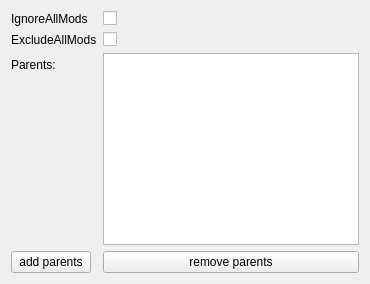
<?xml version="1.0" encoding="UTF-8"?>
<ui version="4.0">
    <class>ConfigForm</class>

    <!-- Ventana con centralizado -->
    <widget class="QWidget" name="centralWidget">
        <layout class="QVBoxLayout" name="mainLayout">


            <!-- Formulario -->
            <item>
                <layout class="QFormLayout" name="formLayout">

                    <!-- IgnoreAllMods -->
                    <item row="0" column="0">
                        <widget class="QLabel" name="labelIgnoreAllMods">
                            <property name="text">
                                <string>IgnoreAllMods</string>
                            </property>
                        </widget>
                    </item>

                    <item row="0" column="1">
                        <widget class="QCheckBox" name="checkboxIgnoreAllMods">
                        </widget>
                    </item>

                    <!-- ExcludeAllMods -->
                    <item row="1" column="0">
                        <widget class="QLabel" name="labelExcludeAllMods">
                            <property name="text">
                                <string>ExcludeAllMods</string>
                            </property>
                        </widget>
                    </item>

                    <item row="1" column="1">
                        <widget class="QCheckBox" name="checkboxExcludeAllMods">
                        </widget>
                    </item>

                    <item row="2" column="0">
                        <widget class="QLabel" name="labelParents">
                            <property name="text">
                                <string>Parents:</string>
                            </property>
                        </widget>
                    </item>
                    <item row="2" column="1">
                        <widget class="QTextEdit" name="texteditParents">
                            <property name="readOnly">
                                <bool>true</bool>
                            </property>
                        </widget>
                    </item>


                    <!-- Parents -->
                    <item row="3" column="0">
                        <widget class="QPushButton" name="buttonAddParents">
                            <property name="text">
                                <string>add parents</string>
                            </property>
                        </widget>
                    </item>

                    <item row="3" column="1">
                        <widget class="QPushButton" name="buttonRemoveParents">
                            <property name="text">
                                <string>remove parents</string>
                            </property>
                        </widget>
                    </item>

                </layout>
            </item>

        </layout>
    </widget> <!-- Central widget para centrar todo -->

    <resources/>
    <connections/>
</ui>
